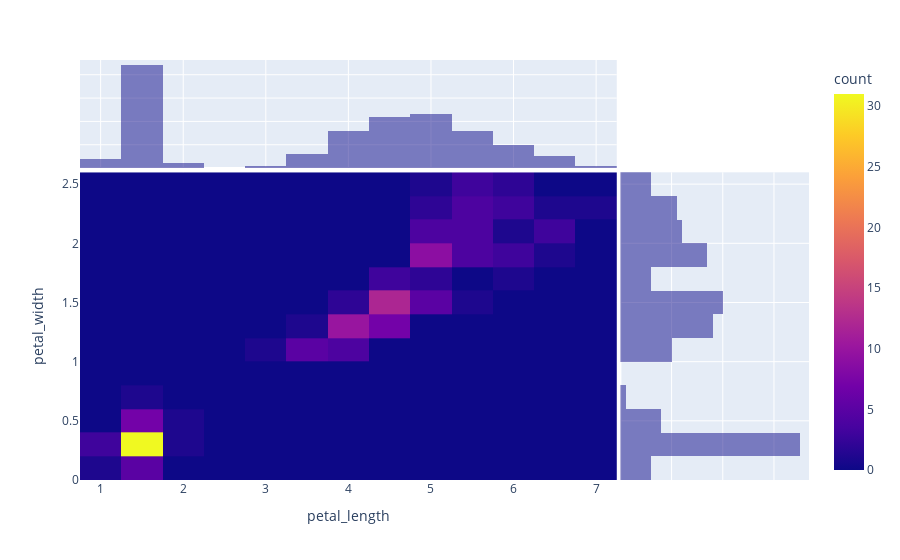

The code cell stored with this chart in its notebook:
### Code cell
fig = px.density_heatmap(iris, x= 'petal_length',y='petal_width',
                         nbinsx=20,nbinsy=20,
                         marginal_x='histogram',
                         marginal_y='histogram',)
fig.show()

### Figure 1 — Plotly figure (JSON) as saved in the notebook; plotly's stock layout.template omitted (floating-point values rounded to 4 significant figures; data arrays with more than 128 entries replaced by an {"elided": "..."} marker saying what was removed)
{"data": [{"coloraxis": "coloraxis", "hovertemplate": "petal_length=%{x}<br>petal_width=%{y}<br>count=%{z}<extra></extra>", "name": "", "nbinsx": 20, "nbinsy": 20, "type": "histogram2d", "x": {"elided": "150 float values"}, "xaxis": "x", "xbingroup": "x", "y": {"elided": "150 float values"}, "yaxis": "y", "ybingroup": "y"}, {"alignmentgroup": "True", "bingroup": "x", "hovertemplate": "petal_length=%{x}<br>count=%{y}<extra></extra>", "legendgroup": "", "marker": {"color": "#0d0887"}, "name": "", "offsetgroup": "", "opacity": 0.5, "showlegend": false, "type": "histogram", "x": {"elided": "150 float values"}, "xaxis": "x3", "yaxis": "y3"}, {"alignmentgroup": "True", "bingroup": "y", "hovertemplate": "petal_width=%{y}<br>count=%{x}<extra></extra>", "legendgroup": "", "marker": {"color": "#0d0887"}, "name": "", "offsetgroup": "", "opacity": 0.5, "showlegend": false, "type": "histogram", "xaxis": "x2", "y": {"elided": "150 float values"}, "yaxis": "y2"}], "layout": {"barmode": "overlay", "coloraxis": {"colorbar": {"title": {"text": "count"}}, "colorscale": [[0, "#0d0887"], [0.1111, "#46039f"], [0.2222, "#7201a8"], [0.3333, "#9c179e"], [0.4444, "#bd3786"], [0.5556, "#d8576b"], [0.6667, "#ed7953"], [0.7778, "#fb9f3a"], [0.8889, "#fdca26"], [1, "#f0f921"]]}, "legend": {"tracegroupgap": 0}, "margin": {"t": 60}, "xaxis": {"anchor": "y", "domain": [0, 0.7363], "title": {"text": "petal_length"}}, "xaxis2": {"anchor": "y2", "domain": [0.7413, 1], "matches": "x2", "showgrid": true, "showline": false, "showticklabels": false, "ticks": ""}, "xaxis3": {"anchor": "y3", "domain": [0, 0.7363], "matches": "x", "showgrid": true, "showticklabels": false}, "xaxis4": {"anchor": "y4", "domain": [0.7413, 1], "matches": "x2", "showgrid": true, "showline": false, "showticklabels": false, "ticks": ""}, "yaxis": {"anchor": "x", "domain": [0, 0.7326], "title": {"text": "petal_width"}}, "yaxis2": {"anchor": "x2", "domain": [0, 0.7326], "matches": "y", "showgrid": true, "showticklabels": false}, "yaxis3": {"anchor": "x3", "domain": [0.7426, 1], "matches": "y3", "showgrid": true, "showline": false, "showticklabels": false, "ticks": ""}, "yaxis4": {"anchor": "x4", "domain": [0.7426, 1], "matches": "y3", "showgrid": true, "showline": false, "showticklabels": false, "ticks": ""}}}
